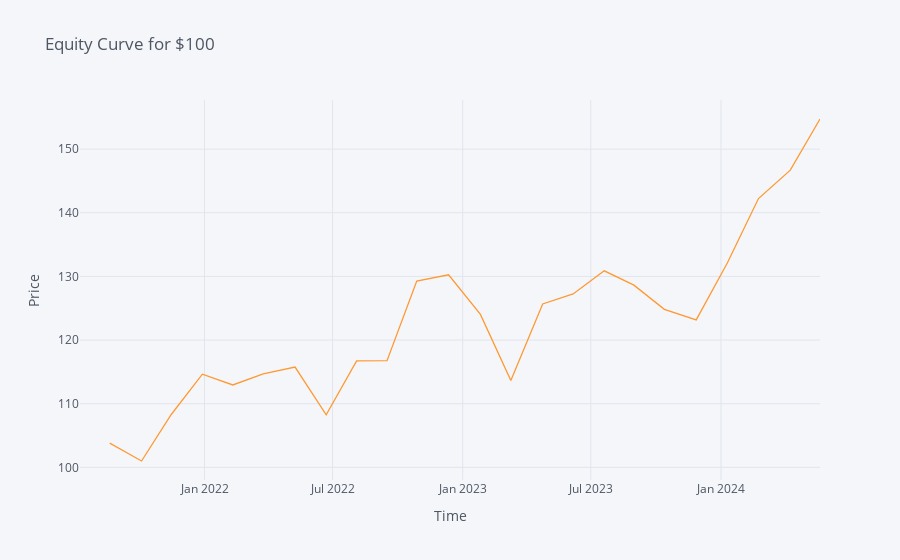

This figure's notebook cell:
### Markdown cell above
Backtesting function that outputs an equity curve showing the trajectory of an initial investment over a 3 yr span

### Code cell
window = 82
startpt = 5413
rebalancing_period = 30
target_return = 0.1
rebalancing_frq = rebalancing_period
initial_investment = 100

def backtesting_weights(window, startpt, rebalancing_frq, target_return,initial_investment,returns_act_df,weights_df):
    if True:
        # Initialize variables and call the rolling function
        rolling_mean, rolling_cov = rolling(window, startpt, rebalancing_frq)
        equity = initial_investment
        equity_values = [equity]
        weights_list = []
        returns_list = []
        risks_list = []
        dates_list = []  # To store dates for the DataFrame index
        compounding_periods = df_close_log_delta.iloc[startpt:].shape[0]/252

        tindex = rolling_mean.index
        for i in tindex:
            #print(target_return)
            mu = np.log(target_return + 1)
            #print(mu)
            mu = mu * compounding_periods
            #print(mu)
            R = rolling_mean.loc[i].astype(np.float64) * 252
            S = rolling_cov.loc[i]* 252
        
            # Create left-hand side of the system of equations
            X = np.zeros((13,13))
            X[0:11,0:11] = 2*S.values
            X[0:11,11] = -R.to_numpy()
            X[11,0:11] = R.to_numpy()
            X[0:11,12] = -1
            X[12,0:11] = 1
            system = X

            # Create right-hand side of the system of equations
            rhs = np.concatenate([np.zeros(len(R)), [mu, 1.0]])


            if np.linalg.cond(system) > 1e15:
                print(f"System matrix is ill-conditioned in iteration {i}")
                continue
            
            # Solve the system of equations
            solution = np.linalg.solve(system, rhs)
            weights = solution[:len(R)]
            weights_list.append(weights)
            
            weights_df.loc[i,rolling_mean.columns]=weights
            
        

            # Calculate the portfolio risk and return inputs to solve 
            # for the expected return/risk
            target_date = i + pd.Timedelta(days = rebalancing_period)
            t_next_indx = rolling_mean_act.index.get_loc(target_date, method='nearest')
            t_next = rolling_mean_act.index[t_next_indx]
            R_act = rolling_mean_act.loc[t_next].astype(np.float64) * rebalancing_frq 
            S_act = rolling_cov_act.loc[t_next]* rebalancing_frq

            # Solve for the expected return/risk
            portfolio_risk = np.sqrt(np.dot(weights.T, np.dot(S_act, weights)))
            portfolio_return = (np.dot(R_act.values.T, weights))

            returns_list.append(float(portfolio_return))  # Convert to Python float
            risks_list.append(float(portfolio_risk))  # Convert to Python float
            
            # Calculate the equity value
            equity *= (1+portfolio_return)
            equity_values.append(equity)
            
            # Add columns for each of the values
            returns_act_df.loc[t_next,'portfolio_return']  = portfolio_return 
            returns_act_df.loc[t_next,'portfolio_risk']  = portfolio_risk
            returns_act_df.loc[t_next,'equity'] = equity
            
            
        
            
        return returns_act_df,weights_df
        
returns_act_df = pd.DataFrame(index = rolling_mean_act.index)
weights_df = pd.DataFrame(index=rolling_mean_act.index,columns=rolling_mean_act.columns)
returns_act_df,weights_df = backtesting_weights(window,startpt,rebalancing_frq,target_return,initial_investment,returns_act_df,weights_df)
equity = returns_act_df['equity'].figure(kind='line',filename='Equity',title=f'Equity Curve for ${initial_investment}',xTitle='Time',yTitle='Price')
equity

### Figure 1 — Plotly figure (JSON) as saved in the notebook; plotly's stock layout.template omitted (floating-point values rounded to 4 significant figures)
{"data": [{"line": {"color": "rgba(255, 153, 51, 1.0)", "dash": "solid", "shape": "linear", "width": 1.3}, "mode": "lines", "name": "equity", "text": "", "type": "scatter", "x": ["2021-07-09", "2021-08-20", "2021-10-04", "2021-11-15", "2021-12-29", "2022-02-10", "2022-03-25", "2022-05-09", "2022-06-22", "2022-08-04", "2022-09-16", "2022-10-28", "2022-12-12", "2023-01-26", "2023-03-10", "2023-04-24", "2023-06-06", "2023-07-20", "2023-08-31", "2023-10-13", "2023-11-27", "2024-01-10", "2024-02-23", "2024-04-08", "2024-05-20"], "y": ["", 103.8, 101.0, 108.3, 114.6, 112.9, 114.7, 115.8, 108.3, 116.7, 116.8, 129.3, 130.3, 124.0, 113.7, 125.7, 127.3, 130.9, 128.6, 124.8, 123.2, 132.1, 142.2, 146.7, 154.7]}], "layout": {"legend": {"bgcolor": "#F5F6F9", "font": {"color": "#4D5663"}}, "paper_bgcolor": "#F5F6F9", "plot_bgcolor": "#F5F6F9", "title": {"font": {"color": "#4D5663"}, "text": "Equity Curve for $100"}, "xaxis": {"gridcolor": "#E1E5ED", "showgrid": true, "tickfont": {"color": "#4D5663"}, "title": {"font": {"color": "#4D5663"}, "text": "Time"}, "zerolinecolor": "#E1E5ED"}, "yaxis": {"gridcolor": "#E1E5ED", "showgrid": true, "tickfont": {"color": "#4D5663"}, "title": {"font": {"color": "#4D5663"}, "text": "Price"}, "zerolinecolor": "#E1E5ED"}}}
